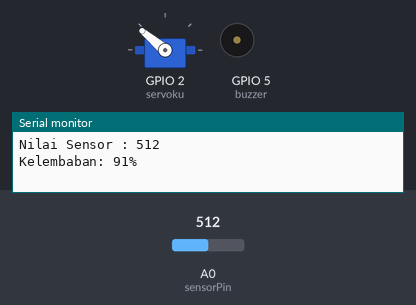
The sketch below on a simulated ESP8266 (NodeMCU). Parts: servo, buzzer (waves = sounding), the last lines printed to the serial monitor. The inputs (shaded band) are chosen by the test bench; at power-on: A0 (sensorPin) = 512. WiFi joins after 1.5 s; servers stay silent unless stated; uploads are accepted with an empty reply.

Above: at 3.7 s.
3.8 s: A0 (sensorPin) set to 837
9.6 s: A0 (sensorPin) set to 870
At 13.9 s:
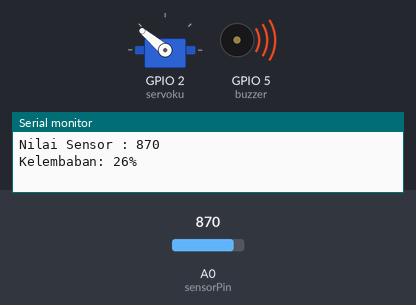
19.1 s: A0 (sensorPin) set to 716
At 20.2 s:
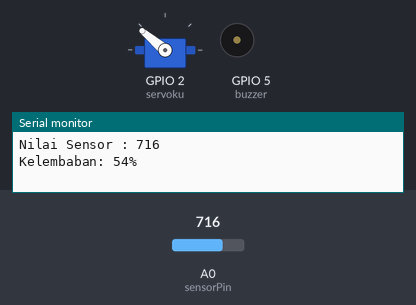
24.9 s: A0 (sensorPin) set to 900
At 33.5 s:
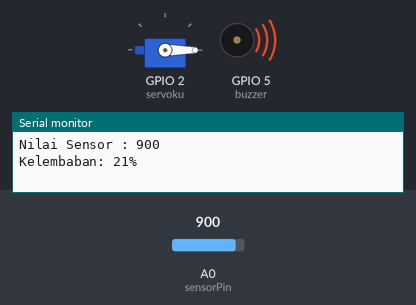
Timing chart, 0 to 36.4 s (numbered marks = the images above; inputs shaded):
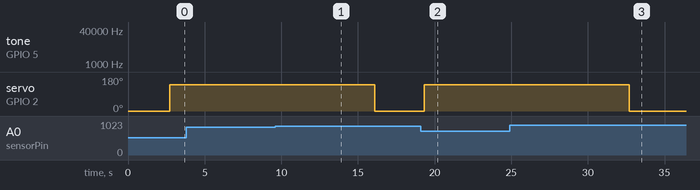

Measured:
- the behaviour switches between 852 and 853 on A0 (sensorPin) (found by bisection; images 0 and 1)
- after the input at 9.6 s, tone on GPIO 5 (buzzer): alternates 10000000 Hz for 1.0 s and silent for 0.50 s, starting after 3.5 s; servo on GPIO 2 (servoku): 140° → 0° after 6.5 s
- after the input at 19.1 s, tone on GPIO 5 (buzzer): stops changing and stays silent; servo on GPIO 2 (servoku): 0° → 140° after 0.21 s
- after the input at 24.9 s, tone on GPIO 5 (buzzer): goes 3 × (10000000 Hz 1.0 s, silent 0.50 s), 10000000 Hz 1.0 s, silent 0.70 s, then 10000000 Hz, starting after 4.8 s; servo on GPIO 2 (servoku): 140° → 0° after 7.8 s

The sketch:

IoT.ino
```cpp
#include <Servo.h>
#include <ESP8266WiFi.h>
#include <WiFiClient.h>
#include <ESP8266WebServer.h>
#include <ESP8266mDNS.h>
#include <ESP8266HTTPClient.h>

HTTPClient http;

const int buzzer = 5;
int posisi=0;
int sensorPin = A0;
int sensorValue = 0;
int humidity = 0;
String url = "http://192.168.43.53/kirim.php?hmd=";

ESP8266WebServer server(80);
const char* ssid = "xyz";
const char* password = "098765432100";
String homePage = "<!DOCTYPE html><meta charset=\"utf-8\" name=\"viewport\" content=\"width=device-width, initial-scale=1\"><html><head><title>Remote</title><style type=\"text/css\">body{padding: 10% 10%;background-color: black;}</style></head><body><center><table><tr><th><button style=\"border-width: 20px;border-color: white;background-color: red; border-radius: 40%;padding: 20px;font-weight: bold;margin: 15px;\"><a href=\"/on\" style=\"font-size: 15pt;text-decoration: none;color: black;\">ON/OFF</a></button></th></tr></table></center></body></html>";
String onPage = "<!DOCTYPE html><meta charset=\"utf-8\" http-equiv=\"refresh\" content=\"2; http://192.168.43.88/sucess\"><meta charset=\"utf-8\" name=\"viewport\" content=\"width=device-width, initial-scale=1\"><html><head><title>Remote</title><style type=\"text/css\">body{padding: 10% 10%;background-color: black;}</style></head><body><center><table><tr><th><button style=\"border-width: 20px;border-color: white;background-color: red; border-radius: 40%;padding: 20px;font-weight: bold;margin: 15px;\"><a href=\"\" style=\"font-size: 15pt;text-decoration: none;color: black;\"><marquee>Running process...</marquee></a></button></table></center></body></html>";
String offPage = "<!DOCTYPE html><meta charset=\"utf-8\" http-equiv=\"refresh\" content=\"2; http://192.168.43.88/\"><meta charset=\"utf-8\" name=\"viewport\" content=\"width=device-width, initial-scale=1\"><html><head><title>Remote</title><style type=\"text/css\">body{padding: 10% 10%;background-color: black;}</style></head><body><center><table><tr><th><button style=\"border-width: 20px;border-color: white;background-color: green; border-radius: 40%;padding: 20px;font-weight: bold;margin: 15px;\"><a href=\"\" style=\"font-size: 15pt;text-decoration: none;color: black;\">Finish</a></button></table></center></body></html>";
Servo servoku;

void setup(){
  pinMode(buzzer,OUTPUT);
  servoku.attach(2);
  servoku.write(0);
  delay(1000);
  Serial.begin(115200);
  WiFi.begin(ssid,password);
  Serial.println("");
  while(WiFi.status() !=WL_CONNECTED){
    delay(500);
    Serial.print(".");
  }
  Serial.println("");
  Serial.print("SSID: ");
  Serial.println(ssid);
  Serial.print("Connected to :");
  Serial.println(WiFi.localIP());

  server.on("/",[](){
    server.send(200, "text/html",homePage);
  });
  /*server.on("/on",[](){
    servoku.write(140);
    server.send(200,"text/html",onPage);
    delay(5000);
    cekKelembaban();
  });*/

  server.on("/on1m",[](){
    servoku.write(140);
    server.send(200,"text/html",onPage);
    delay(10000);
    cekKelembaban();
  });

  server.on("/on5m",[](){
    servoku.write(140);
    server.send(200,"text/html",onPage);
    delay(50000);
    cekKelembaban();
  });

  server.on("/off",[](){
    servoku.write(140);
    server.send(200,"text/html",onPage);
    delay(500);
    server.send(200, "text/html",homePage);
  });

  server.on("/sucess",[](){
    server.send(200,"text/html",offPage);
  });

  server.begin();
  Serial.println("Webserver started");
}

void loop(void){
  server.handleClient();
  server.on("/on",[](){
    servoku.write(140);
    server.send(200,"text/html",onPage);
    delay(5000);
    cekKelembaban();
  });
  sensorValue = analogRead(sensorPin);
  humidity = convertToPercent(sensorValue);
  Serial.print("Connected to :");
  Serial.println(WiFi.localIP());
  Serial.print("Nilai Sensor : ");
  Serial.println(sensorValue);
  Serial.print("Kelembaban: ");
  Serial.print(humidity);
  Serial.println("%");
  Serial.println(" ");
  cekKelembaban();


}

void cekKelembaban(){

  http.begin(url + humidity);
  int httpCode = http.GET();
  String payload = http.getString();
  Serial.println(payload);
  http.end();

  if(humidity>=30){
     for (posisi = 0; posisi <= 140; posisi += 1){
      servoku.attach(2);
      servoku.write(posisi);
     }
    delay(5000);
  }else if(humidity<=30){
      tone(buzzer, 10000000);
      delay(1000);
      noTone(buzzer);
      delay(500);
      tone(buzzer, 10000000);
      delay(1000);
      noTone(buzzer);
      delay(500);
     for (posisi = 140; posisi >= 0; posisi -= 1){
        servoku.attach(2);
        servoku.write(posisi);
      }
      tone(buzzer, 10000000);
      delay(1000);
      noTone(buzzer);
      delay(500);
      tone(buzzer, 10000000);
      delay(1000);
      noTone(buzzer);
      delay(500);
  }
}

int convertToPercent(int value)
{
  int percentValue = 0;
  percentValue = map(value, 1023, 465, 0, 100);
  return percentValue;
}
```
